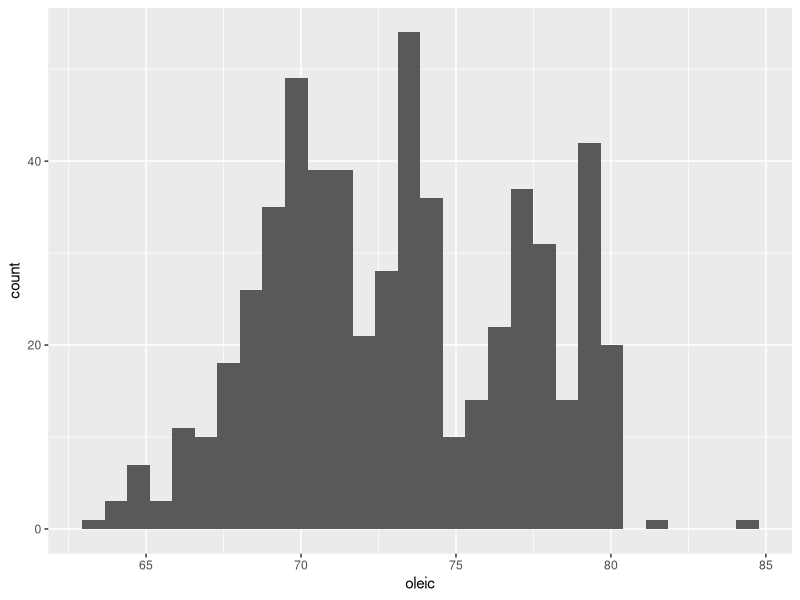
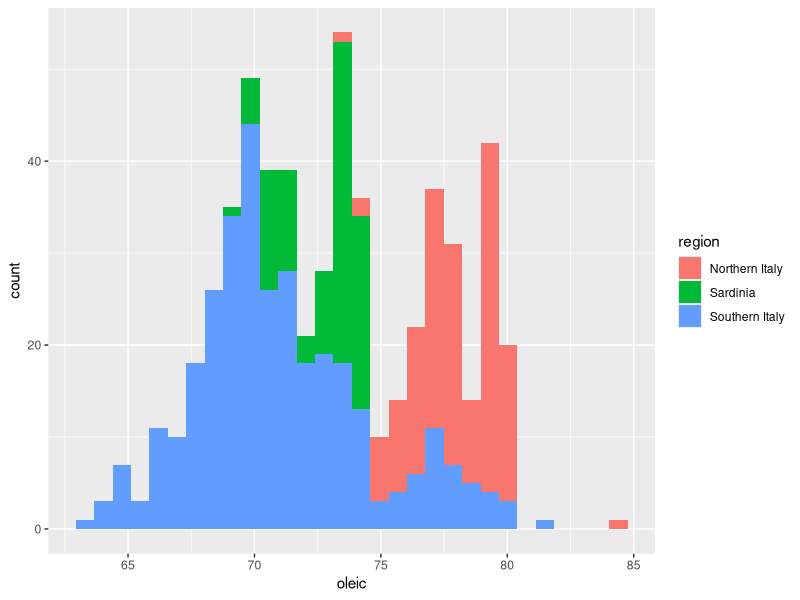
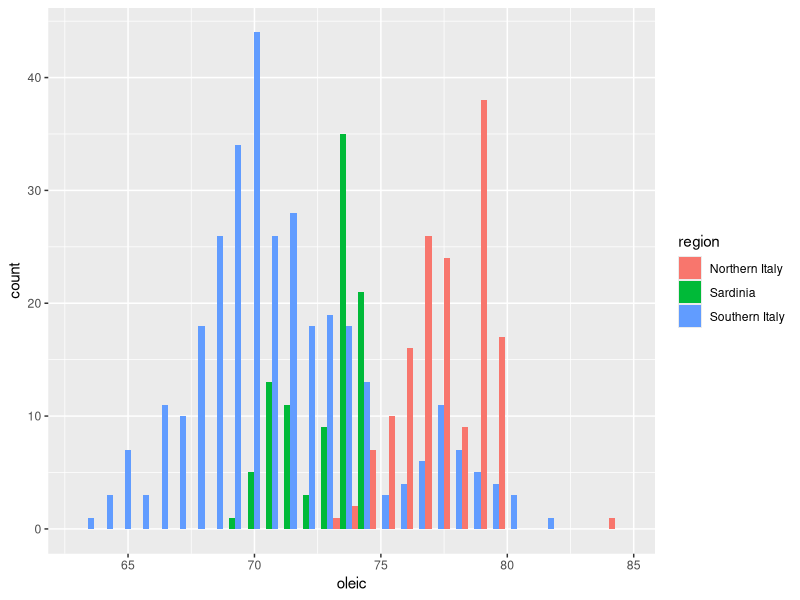
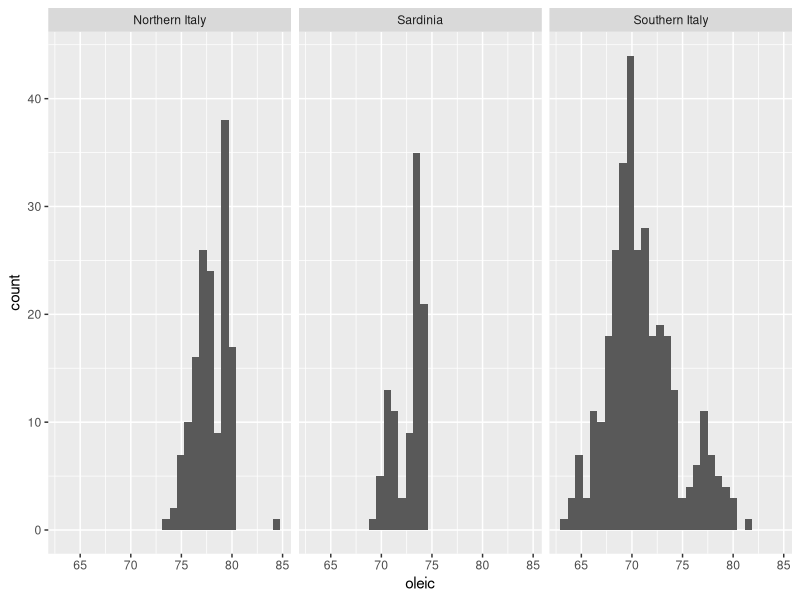
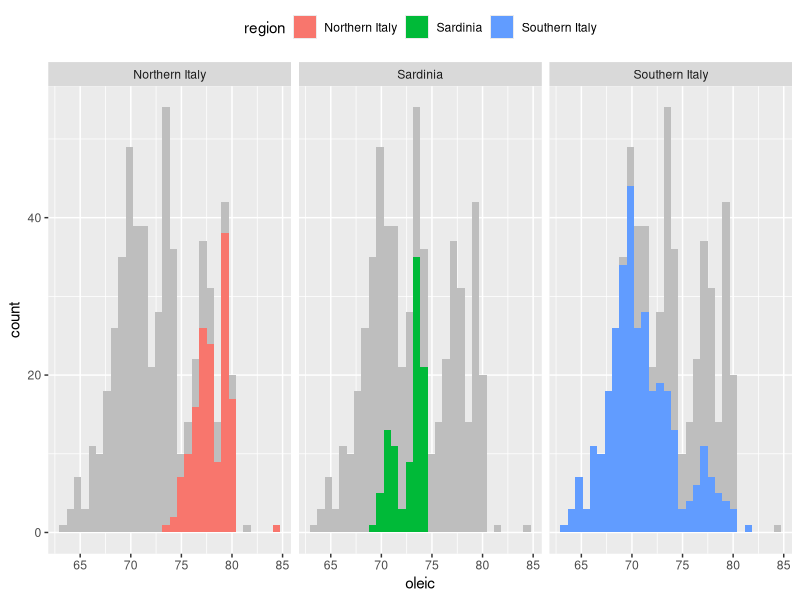
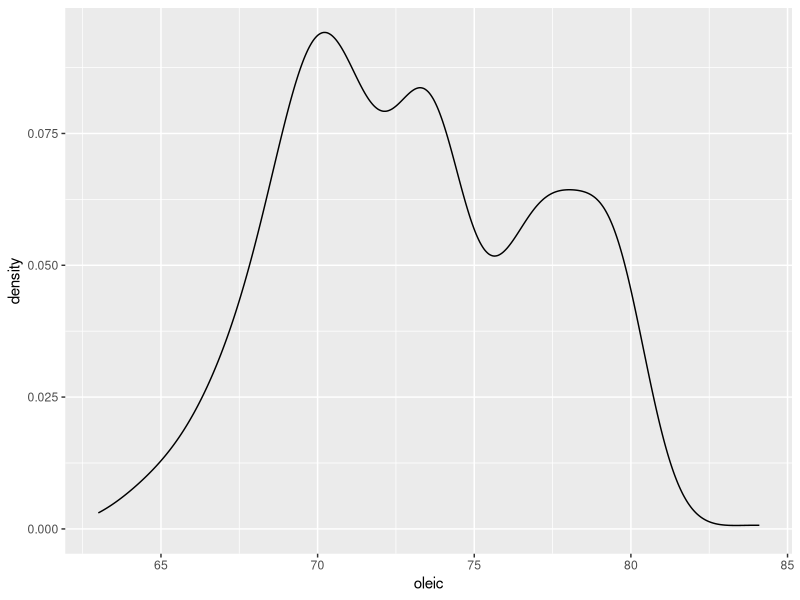
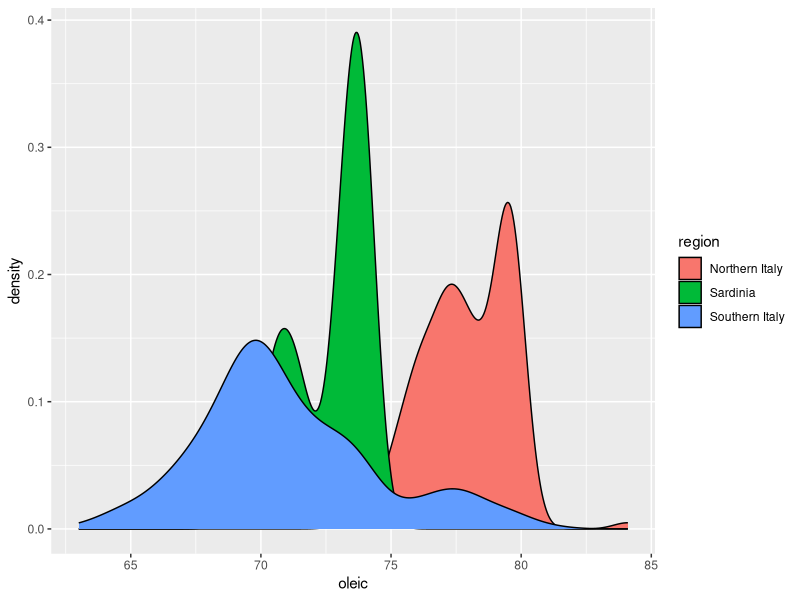
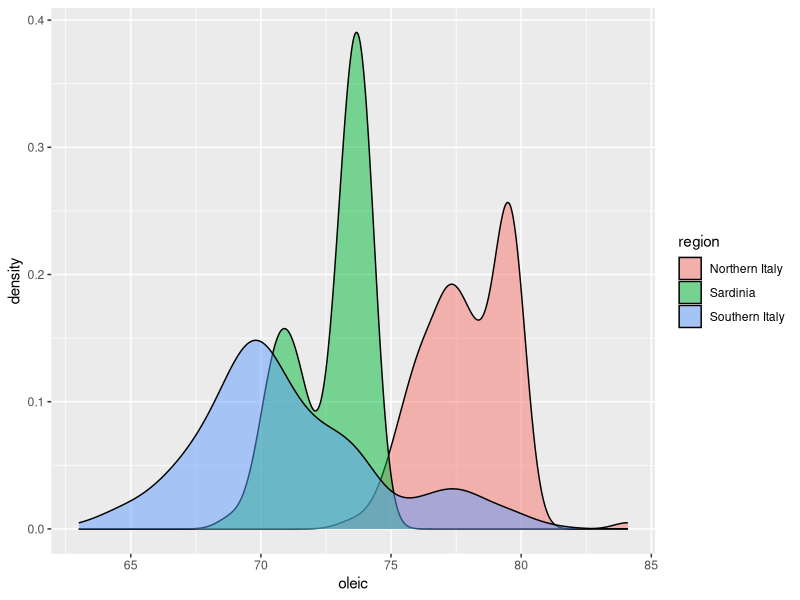

These charts were generated, in order, by the following R code:
## ---- chunk 1
knitr::opts_chunk$set(cache=TRUE)
## ---- chunk 2
library(tidyverse)

count(mtcars, cyl)
## ---- chunk 3
# str shows the structure of an object
str(ToothGrowth)
## ---- chunk 4
# Average mpg for each value of cyl
mtcars %>% 
  group_by(cyl) %>% 
  summarise(avg_mpg = mean(mpg))
## ---- chunk 5
library(tidyverse)
library(dslabs)

dim(olive)

# Create histogram for oleic acid
ggplot(olive,
       aes(x = oleic)) + 
  geom_histogram()
## ---- chunk 6
# Look at distribution by region
ggplot(olive,
       aes(x = oleic, fill = region)) + 
  geom_histogram()
## ---- chunk 7
# Dodge instead of stack
ggplot(olive,
       aes(x = oleic, fill = region)) + 
  geom_histogram(position = "dodge")
## ---- chunk 8
# Or with facets
ggplot(olive, 
       aes(x = oleic)) +
  geom_histogram() +
  facet_grid(. ~ region)
## ---- chunk 9
# Create a copy of the data to serve as background
olive_bg <- select(olive, -region)
ggplot(olive, aes(x = oleic)) + 
  # Start with grey background
  geom_histogram(data = olive_bg, 
                 fill = 'grey') +
  # Add colour on top
  geom_histogram(aes(fill = region)) +
  facet_grid(. ~ region) +
  # Move legend to top
  theme(legend.position = 'top')
## ---- chunk 10
ggplot(olive, aes(x = oleic)) + 
  geom_density()

# Split by region
ggplot(olive, aes(x = oleic,
                  fill = region)) + 
  geom_density()

# Add transparency
ggplot(olive, aes(x = oleic,
                  fill = region)) + 
  geom_density(alpha = 0.5)

# Alternative: stacked density plots
ggplot(olive, aes(x = oleic,
                  fill = region)) + 
  geom_density(position = "stack")
## ---- chunk 11
ggplot(olive, aes(x = oleic)) + 
  stat_ecdf()

# Change y-axis label
ggplot(olive, aes(x = oleic)) + 
  stat_ecdf() + 
  ylab("Cumulative Probability")

# You can add a "rug":
# A tick mark at the bottom for each observation
ggplot(olive, aes(x = oleic)) + 
  stat_ecdf() + 
  geom_rug(sides = "b") + 
  ylab("Cumulative Probability")

# Split by region
ggplot(olive, aes(x = oleic, 
                  colour = region)) + 
  stat_ecdf() + 
  ylab("Cumulative Probability")
## ---- chunk 12
ggplot(olive, aes(x = oleic)) + 
  geom_boxplot(y = 0) # y = 0 is a dummy value

# Map region to y-axis
ggplot(olive, aes(x = oleic, 
                  y = region)) + 
  geom_boxplot()

# Add all points on top of boxplots
ggplot(olive, aes(x = oleic, 
                  y = region)) + 
  geom_boxplot() +
  geom_point()

# Add vertical noise to the points to reduce overlap
# Note: need to remove outliers or you will get 
#       duplicates
ggplot(olive, aes(x = oleic, 
                  y = region)) + 
  geom_boxplot(outlier.colour = NA) +
  geom_jitter(height = 0.25, width = 0) 

# Flip boxplots by switching the axes
ggplot(olive, aes(x = region, 
                  y = oleic)) + 
  geom_boxplot()
## ---- chunk 13
ggplot(stars, aes(x = magnitude, 
                  y = temp)) + 
  geom_point()

# Add colour for type of stars
ggplot(stars, aes(x = magnitude, 
                  y = temp,
                  colour = type)) + 
  geom_point()
## ---- chunk 14
ggplot(stars, aes(x = magnitude, 
                  y = temp)) + 
  geom_density_2d()

# We can add points on top of the contour lines
ggplot(stars, aes(x = magnitude, 
                  y = temp)) + 
  geom_density_2d() +
  geom_point()

# We can colour points by star type
# Note: colour is only defined for geom_point
ggplot(stars, aes(x = magnitude, 
                  y = temp)) + 
  geom_density_2d() +
  geom_point(aes(colour = type))
## ---- chunk 15
library(GGally)

# Select three variables
olive_sub <- olive %>% 
  select(eicosenoic, arachidic, linolenic)

ggpairs(olive_sub)
## ---- chunk 16
library(ggforce)

# By default: only scatterplots
ggplot(olive_sub, aes(x = .panel_x, 
                      y = .panel_y)) + 
  geom_point() + 
  facet_matrix(vars(everything()))

# geom_autodensity adds density plots
# layer.diag = 2 restricts it to the diagonal
ggplot(olive_sub, aes(x = .panel_x, 
                      y = .panel_y)) + 
  geom_point() + 
  geom_autodensity() +
  facet_matrix(vars(everything()),
               layer.diag = 2)

# geom_density2d adds 2d density plots
# layer.diag = 3 restricts it to above the diagonal
ggplot(olive_sub, aes(x = .panel_x, 
                      y = .panel_y)) + 
  geom_point() + 
  geom_autodensity() +
  geom_density2d() +
  facet_matrix(vars(everything()), 
               layer.diag = 2, 
               layer.upper = 3)
